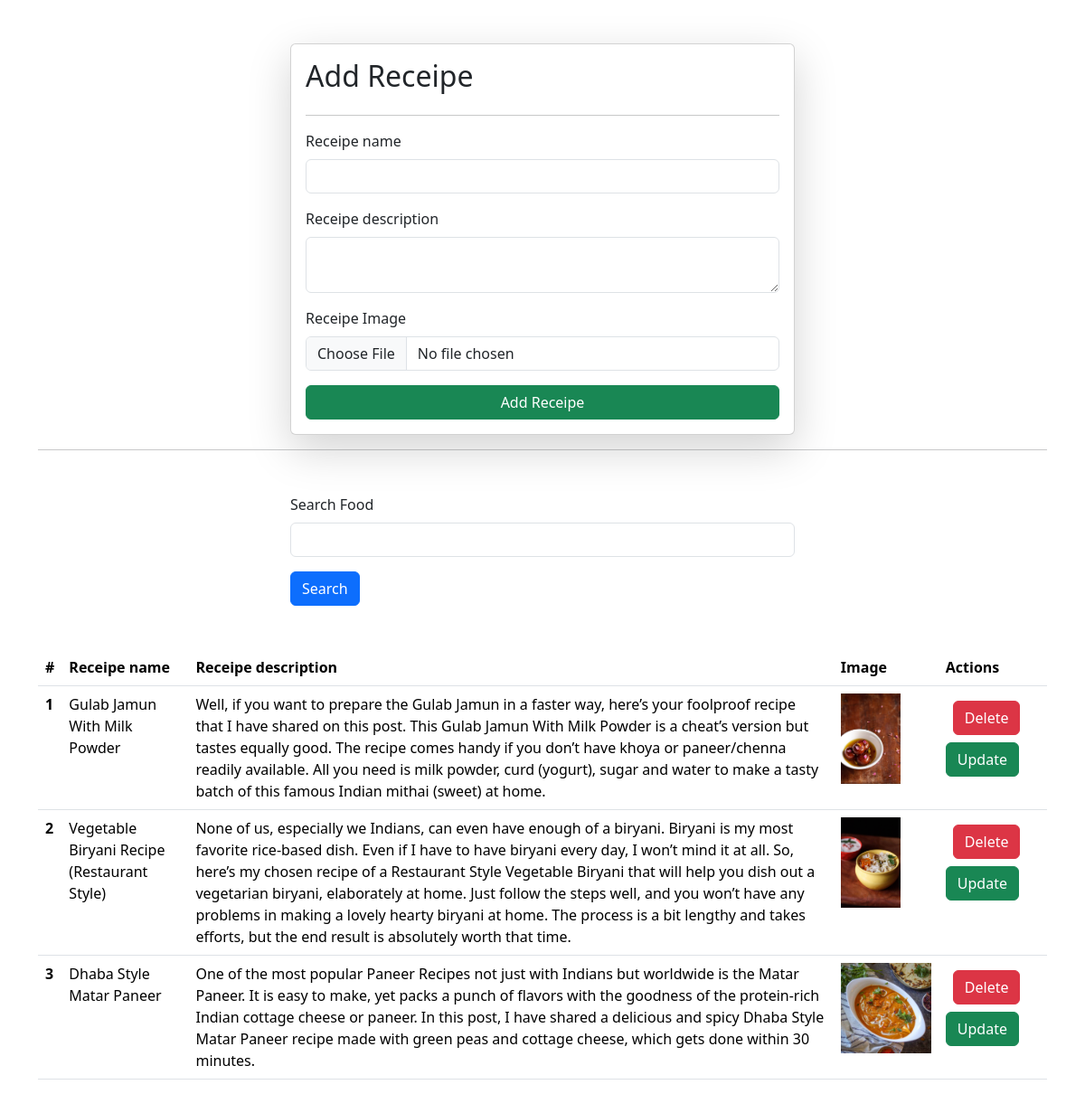
The app's page /receipes/, older data.
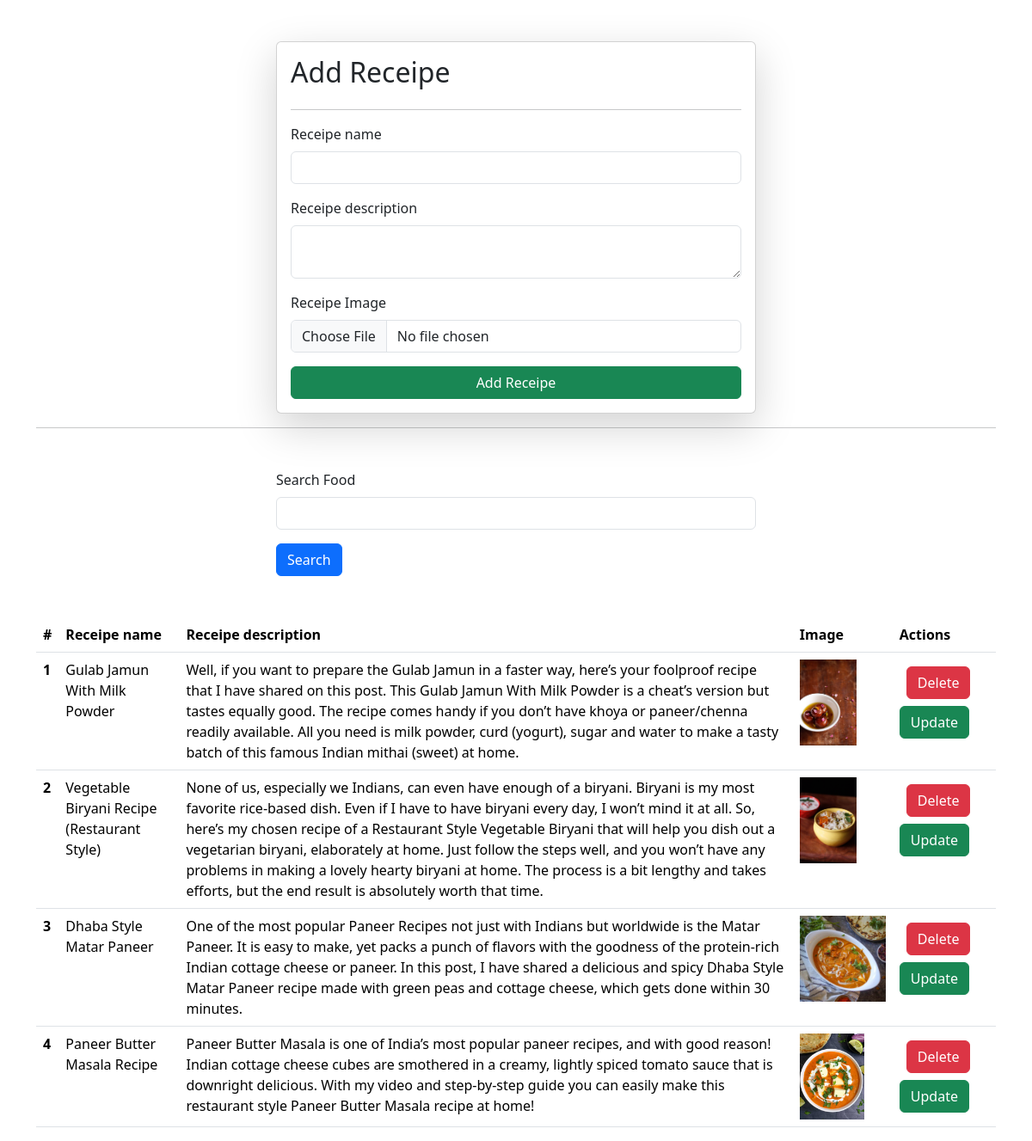
The same page, newer data.
### vege/models.py (models this page shows)
class Receipe(models.Model):
    receipe_name = models.CharField(max_length=100)
    receipe_description= models.TextField()
    receipe_image = models.ImageField(upload_to="reciepe")

### vege/views.py (the view, shortened to what this page needs)
# urls.py: path('receipes/', receipes, name="receipes"),
def receipes(request):
    queryset = Receipe.objects.all()
    if request.GET.get('Search'):
        print(request.GET.get('Search'))
        queryset = queryset.filter(receipe_name__icontains = request.GET.get('Search'))
    context = {'receipes': queryset}
    return render(request, 'receipes.html',context)

### vege/templates/receipes.html (shortened to what this page needs)
{% extends "base.html" %}
{% block start %}
<div class="container mt-5">
  <form class="col-6 mx-auto card p-3 shadow-lg" method="post" enctype="multipart/form-data">
    <h2>Add Receipe</h2>
    <hr>
    <div class="mb-3">
      <label for="exampleInputEmail1" class="form-label">Receipe name</label>
      <input name="receipe_name" requried type="text" class="form-control">
    </div>
    <div class="mb-3">
      <label for="exampleInputPassword1" class="form-label">Receipe description</label>
      <textarea class="form-control" name="receipe_description" requried></textarea>
    </div>
    <div class="mb-3">
      <label for="exampleInputPassword1" class="form-label">Receipe Image</label>
      <input name="receipe_image" type="file" class="form-control">
    </div>
    <button type="submit" class="btn btn-success">Add Receipe</button>
  </form>
  <hr>
  <div class="mt-5">
    <div class="mx-auto col-6">
      <form action="">
        <div class="mb-3">
          <label for="exampleInputEmail1" class="form-label">Search Food</label>
          <input name="Search"  requried type="text" class="form-control">
        </div>
        <button type="submit" class="btn btn-primary">Search</button>
      </form>
    </div>
  </div>
  <table class="table mt-5">
    <thead>
      <tr>
        <th scope="col">#</th>
        <th scope="col">Receipe name</th>
        <th scope="col">Receipe description</th>
        <th scope="col">Image</th>
        <th scope="col">Actions</th>
      </tr>
    </thead>
    <tbody>
      {% for receipe in receipes %}
      <tr>
        <th scope="row">{{forloop.counter}}</th>
        <td>{{receipe.receipe_name}}</td>
        <td>{{receipe.receipe_description}}</td>
        <td>
          <img src="/media/{{receipe.receipe_image}}" style="height :100px">
        </td>
        <td>
          <a href="/delete-receipe/{{receipe.id}}/" class="btn btn-danger m-2">Delete</a>
          <a href="/update-receipe/{{receipe.id}}/" class="btn btn-success">Update</a>
        </td>
      </tr>
      {% endfor %}
    </tbody>
  </table>
</div>
{% endblock %}

### home/templates/base.html (shortened to what this page needs)
<!DOCTYPE html>
<html lang="en">
<head>
    <link href="https://cdn.jsdelivr.net/npm/bootstrap@5.3.3/dist/css/bootstrap.min.css" rel="stylesheet">
</head>
<body>
    {% block start %}
    {% endblock %}
</body>
</html>

Row changes from the older to the newer data that the page shows:
added Receipe: receipe_name "Paneer Butter Masala Recipe", receipe_description "Paneer Butter Masala is one of India’s most popular paneer recipes, and with good reason! Indian cottage cheese cubes are smothered in a creamy, lightly spiced tomato sauce that is downright delicious. With my video and step-by-step guide you can easily make this restaurant style Paneer Butter Masala recipe at home!", receipe_image (picture)
